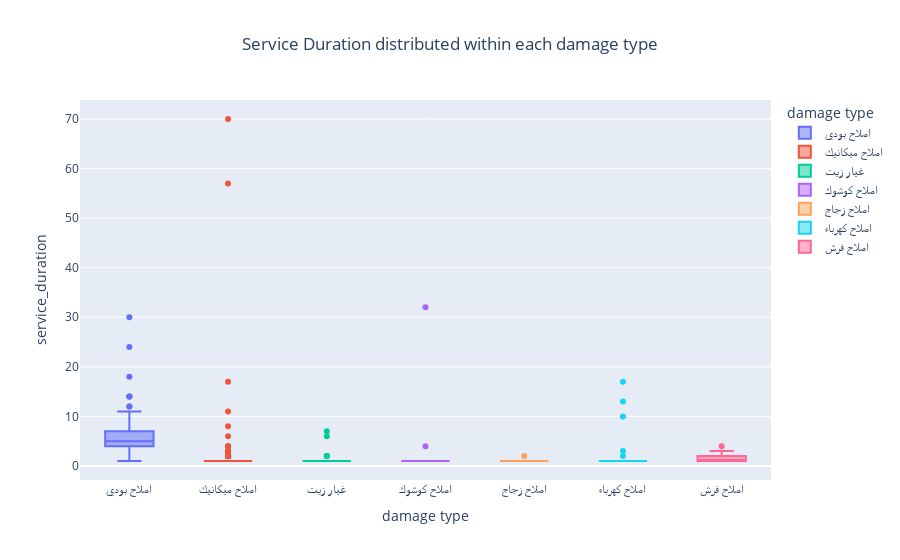

The code cell stored with this chart in its notebook:
### Code cell
myBoxPlot(df, x='damage type', y='service_duration',color='damage type',title='Service Duration distributed within each damage type')

### Figure 1 — Plotly figure (JSON) as saved in the notebook; plotly's stock layout.template omitted (floating-point values rounded to 4 significant figures; data arrays with more than 128 entries replaced by an {"elided": "..."} marker saying what was removed)
{"data": [{"alignmentgroup": "True", "hovertemplate": "damage type=%{x}<br>service_duration=%{y}<extra></extra>", "legendgroup": "اصلاح بودي", "marker": {"color": "#636efa"}, "name": "اصلاح بودي", "notched": false, "offsetgroup": "اصلاح بودي", "orientation": "v", "showlegend": true, "type": "box", "x": {"elided": "229 str values"}, "x0": " ", "xaxis": "x", "y": {"elided": "229 int values"}, "y0": " ", "yaxis": "y"}, {"alignmentgroup": "True", "hovertemplate": "damage type=%{x}<br>service_duration=%{y}<extra></extra>", "legendgroup": "اصلاح ميكانيك", "marker": {"color": "#EF553B"}, "name": "اصلاح ميكانيك", "notched": false, "offsetgroup": "اصلاح ميكانيك", "orientation": "v", "showlegend": true, "type": "box", "x": {"elided": "466 str values"}, "x0": " ", "xaxis": "x", "y": {"elided": "466 int values"}, "y0": " ", "yaxis": "y"}, {"alignmentgroup": "True", "hovertemplate": "damage type=%{x}<br>service_duration=%{y}<extra></extra>", "legendgroup": "غيار زيت", "marker": {"color": "#00cc96"}, "name": "غيار زيت", "notched": false, "offsetgroup": "غيار زيت", "orientation": "v", "showlegend": true, "type": "box", "x": {"elided": "594 str values"}, "x0": " ", "xaxis": "x", "y": {"elided": "594 int values"}, "y0": " ", "yaxis": "y"}, {"alignmentgroup": "True", "hovertemplate": "damage type=%{x}<br>service_duration=%{y}<extra></extra>", "legendgroup": "اصلاح كوشوك", "marker": {"color": "#ab63fa"}, "name": "اصلاح كوشوك", "notched": false, "offsetgroup": "اصلاح كوشوك", "orientation": "v", "showlegend": true, "type": "box", "x": ["اصلاح كوشوك", "اصلاح كوشوك", "اصلاح كوشوك", "اصلاح كوشوك", "اصلاح كوشوك", "اصلاح كوشوك", "اصلاح كوشوك", "اصلاح كوشوك", "اصلاح كوشوك", "اصلاح كوشوك", "اصلاح كوشوك", "اصلاح كوشوك", "اصلاح كوشوك", "اصلاح كوشوك", "اصلاح كوشوك", "اصلاح كوشوك", "اصلاح كوشوك", "اصلاح كوشوك", "اصلاح كوشوك", "اصلاح كوشوك", "اصلاح كوشوك", "اصلاح كوشوك", "اصلاح كوشوك", "اصلاح كوشوك", "اصلاح كوشوك", "اصلاح كوشوك", "اصلاح كوشوك", "اصلاح كوشوك", "اصلاح كوشوك", "اصلاح كوشوك", "اصلاح كوشوك", "اصلاح كوشوك", "اصلاح كوشوك", "اصلاح كوشوك", "اصلاح كوشوك", "اصلاح كوشوك", "اصلاح كوشوك", "اصلاح كوشوك", "اصلاح كوشوك", "اصلاح كوشوك", "اصلاح كوشوك", "اصلاح كوشوك", "اصلاح كوشوك", "اصلاح كوشوك", "اصلاح كوشوك", "اصلاح كوشوك", "اصلاح كوشوك", "اصلاح كوشوك", "اصلاح كوشوك", "اصلاح كوشوك", "اصلاح كوشوك", "اصلاح كوشوك", "اصلاح كوشوك", "اصلاح كوشوك", "اصلاح كوشوك", "اصلاح كوشوك", "اصلاح كوشوك", "اصلاح كوشوك", "اصلاح كوشوك", "اصلاح كوشوك", "اصلاح كوشوك", "اصلاح كوشوك", "اصلاح كوشوك", "اصلاح كوشوك", "اصلاح كوشوك", "اصلاح كوشوك", "اصلاح كوشوك", "اصلاح كوشوك", "اصلاح كوشوك", "اصلاح كوشوك", "اصلاح كوشوك", "اصلاح كوشوك", "اصلاح كوشوك", "اصلاح كوشوك", "اصلاح كوشوك", "اصلاح كوشوك", "اصلاح كوشوك", "اصلاح كوشوك", "اصلاح كوشوك", "اصلاح كوشوك", "اصلاح كوشوك", "اصلاح كوشوك", "اصلاح كوشوك", "اصلاح كوشوك", "اصلاح كوشوك", "اصلاح كوشوك", "اصلاح كوشوك", "اصلاح كوشوك", "اصلاح كوشوك", "اصلاح كوشوك", "اصلاح كوشوك", "اصلاح كوشوك", "اصلاح كوشوك", "اصلاح كوشوك", "اصلاح كوشوك", "اصلاح كوشوك", "اصلاح كوشوك", "اصلاح كوشوك", "اصلاح كوشوك", "اصلاح كوشوك", "اصلاح كوشوك", "اصلاح كوشوك", "اصلاح كوشوك", "اصلاح كوشوك", "اصلاح كوشوك", "اصلاح كوشوك", "اصلاح كوشوك", "اصلاح كوشوك", "اصلاح كوشوك", "اصلاح كوشوك", "اصلاح كوشوك", "اصلاح كوشوك", "اصلاح كوشوك", "اصلاح كوشوك", "اصلاح كوشوك", "اصلاح كوشوك", "اصلاح كوشوك", "اصلاح كوشوك", "اصلاح كوشوك", "اصلاح كوشوك", "اصلاح كوشوك", "اصلاح كوشوك", "اصلاح كوشوك", "اصلاح كوشوك"], "x0": " ", "xaxis": "x", "y": [1, 1, 1, 1, 1, 1, 1, 1, 1, 4, 1, 1, 1, 1, 1, 1, 1, 1, 1, 1, 1, 1, 1, 32, 1, 1, 1, 1, 1, 1, 1, 1, 1, 1, 1, 1, 1, 1, 1, 1, 1, 1, 1, 1, 1, 1, 1, 1, 1, 1, 1, 1, 1, 1, 1, 1, 1, 1, 1, 1, 1, 1, 1, 1, 1, 1, 1, 1, 1, 1, 1, 1, 1, 1, 1, 1, 1, 1, 1, 1, 1, 1, 1, 1, 1, 1, 1, 1, 1, 1, 1, 1, 1, 1, 1, 1, 1, 1, 1, 1, 1, 1, 1, 1, 1, 1, 1, 1, 1, 1, 1, 1, 1, 1, 1, 1, 1, 1, 1, 1, 1, 1, 1, 1], "y0": " ", "yaxis": "y"}, {"alignmentgroup": "True", "hovertemplate": "damage type=%{x}<br>service_duration=%{y}<extra></extra>", "legendgroup": "اصلاح زجاج", "marker": {"color": "#FFA15A"}, "name": "اصلاح زجاج", "notched": false, "offsetgroup": "اصلاح زجاج", "orientation": "v", "showlegend": true, "type": "box", "x": ["اصلاح زجاج", "اصلاح زجاج", "اصلاح زجاج", "اصلاح زجاج", "اصلاح زجاج", "اصلاح زجاج", "اصلاح زجاج", "اصلاح زجاج", "اصلاح زجاج", "اصلاح زجاج", "اصلاح زجاج", "اصلاح زجاج", "اصلاح زجاج", "اصلاح زجاج", "اصلاح زجاج", "اصلاح زجاج", "اصلاح زجاج", "اصلاح زجاج", "اصلاح زجاج", "اصلاح زجاج", "اصلاح زجاج"], "x0": " ", "xaxis": "x", "y": [2, 1, 1, 1, 1, 1, 1, 1, 1, 1, 1, 1, 1, 1, 1, 1, 1, 1, 1, 1, 1], "y0": " ", "yaxis": "y"}, {"alignmentgroup": "True", "hovertemplate": "damage type=%{x}<br>service_duration=%{y}<extra></extra>", "legendgroup": "اصلاح كهرباء", "marker": {"color": "#19d3f3"}, "name": "اصلاح كهرباء", "notched": false, "offsetgroup": "اصلاح كهرباء", "orientation": "v", "showlegend": true, "type": "box", "x": ["اصلاح كهرباء", "اصلاح كهرباء", "اصلاح كهرباء", "اصلاح كهرباء", "اصلاح كهرباء", "اصلاح كهرباء", "اصلاح كهرباء", "اصلاح كهرباء", "اصلاح كهرباء", "اصلاح كهرباء", "اصلاح كهرباء", "اصلاح كهرباء", "اصلاح كهرباء", "اصلاح كهرباء", "اصلاح كهرباء", "اصلاح كهرباء", "اصلاح كهرباء", "اصلاح كهرباء", "اصلاح كهرباء", "اصلاح كهرباء", "اصلاح كهرباء", "اصلاح كهرباء", "اصلاح كهرباء", "اصلاح كهرباء", "اصلاح كهرباء", "اصلاح كهرباء", "اصلاح كهرباء", "اصلاح كهرباء", "اصلاح كهرباء", "اصلاح كهرباء", "اصلاح كهرباء", "اصلاح كهرباء", "اصلاح كهرباء", "اصلاح كهرباء", "اصلاح كهرباء", "اصلاح كهرباء", "اصلاح كهرباء", "اصلاح كهرباء", "اصلاح كهرباء", "اصلاح كهرباء", "اصلاح كهرباء", "اصلاح كهرباء", "اصلاح كهرباء", "اصلاح كهرباء", "اصلاح كهرباء", "اصلاح كهرباء"], "x0": " ", "xaxis": "x", "y": [1, 10, 13, 2, 1, 1, 1, 1, 1, 3, 1, 1, 1, 1, 1, 1, 1, 1, 1, 1, 1, 1, 1, 1, 1, 1, 1, 1, 1, 1, 1, 1, 1, 1, 1, 1, 1, 1, 1, 17, 1, 1, 1, 1, 1, 1], "y0": " ", "yaxis": "y"}, {"alignmentgroup": "True", "hovertemplate": "damage type=%{x}<br>service_duration=%{y}<extra></extra>", "legendgroup": "اصلاح فرش", "marker": {"color": "#FF6692"}, "name": "اصلاح فرش", "notched": false, "offsetgroup": "اصلاح فرش", "orientation": "v", "showlegend": true, "type": "box", "x": ["اصلاح فرش", "اصلاح فرش", "اصلاح فرش", "اصلاح فرش", "اصلاح فرش", "اصلاح فرش", "اصلاح فرش", "اصلاح فرش", "اصلاح فرش", "اصلاح فرش", "اصلاح فرش", "اصلاح فرش", "اصلاح فرش", "اصلاح فرش", "اصلاح فرش", "اصلاح فرش", "اصلاح فرش", "اصلاح فرش", "اصلاح فرش"], "x0": " ", "xaxis": "x", "y": [2, 2, 2, 4, 3, 3, 1, 1, 1, 1, 1, 1, 1, 1, 1, 1, 1, 1, 2], "y0": " ", "yaxis": "y"}], "layout": {"boxmode": "overlay", "legend": {"title": {"text": "damage type"}, "tracegroupgap": 0}, "title": {"text": "Service Duration distributed within each damage type", "x": 0.5}, "xaxis": {"anchor": "y", "categoryarray": ["اصلاح بودي", "اصلاح ميكانيك", "غيار زيت", "اصلاح كوشوك", "اصلاح زجاج", "اصلاح كهرباء", "اصلاح فرش"], "categoryorder": "array", "domain": [0, 1], "title": {"text": "damage type"}}, "yaxis": {"anchor": "x", "domain": [0, 1], "title": {"text": "service_duration"}}}}
